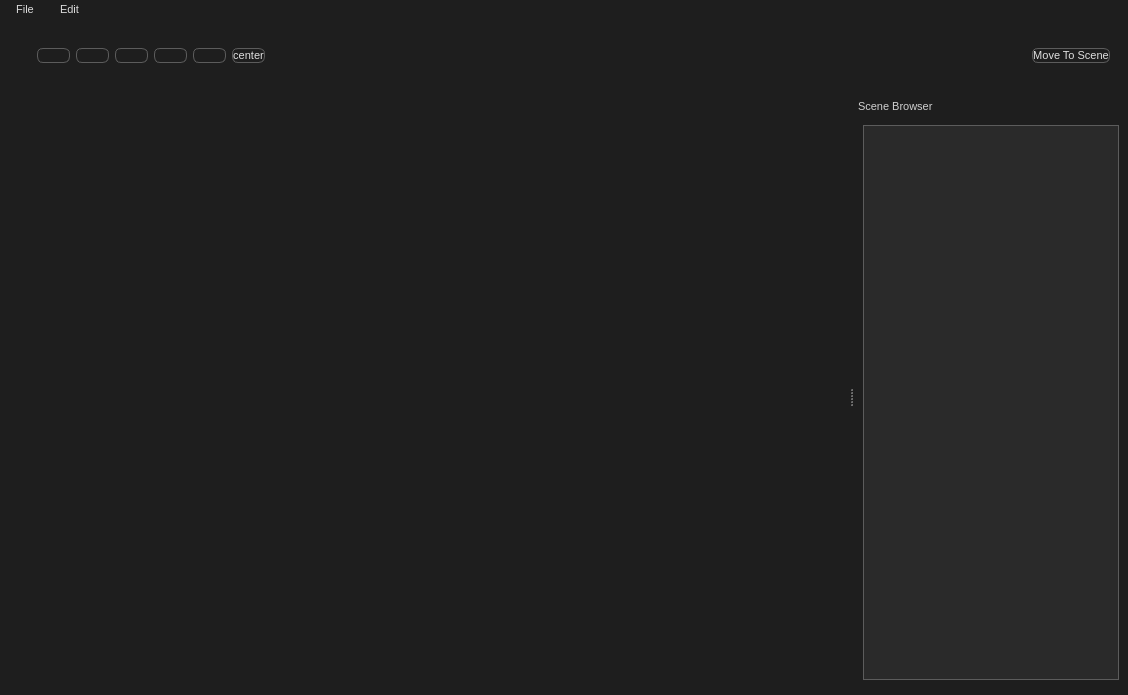
<?xml version="1.0" encoding="UTF-8"?>
<ui version="4.0">
 <class>MainWindow</class>
 <widget class="QMainWindow" name="MainWindow">
  <property name="geometry">
   <rect>
    <x>0</x>
    <y>0</y>
    <width>1128</width>
    <height>695</height>
   </rect>
  </property>
  <property name="windowTitle">
   <string>MainWindow</string>
  </property>
  <property name="autoFillBackground">
   <bool>false</bool>
  </property>
  <property name="styleSheet">
   <string notr="true">/* === Глобальный фон и текст === */
QWidget {
    background-color: #1e1e1e;
    color: #d0d0d0;
    font-family: &quot;Segoe UI&quot;, &quot;Roboto&quot;, &quot;San Francisco&quot;, sans-serif;
    font-size: 8pt;
}

/* === QMainWindow / QDialog / QFrame === */
QMainWindow, QDialog, QFrame {
    background-color: #1e1e1e;
    border: none;
}

/* === QLabel / QCheckBox / QRadioButton === */
QLabel, QCheckBox, QRadioButton {
    color: #d0d0d0;
}
QCheckBox:disabled, QRadioButton:disabled {
    color: #666;
}

/* === QPushButton, QToolButton, QCommandLinkButton === */
QPushButton, QToolButton, QCommandLinkButton {
    background: qlineargradient(x1:0, y1:0, x2:0, y2:1,
        stop:0 #3a3a3a, stop:1 #2d2d2d);
    border: 1px solid #5c5c5c;
    border-radius: 6px;
    color: #e0e0e0;
    font-weight: normal;
}
QPushButton:hover, QToolButton:hover {
    background: qlineargradient(x1:0, y1:0, x2:0, y2:1,
        stop:0 #4a4a4a, stop:1 #393939);
}
QPushButton:pressed, QToolButton:pressed {
    background: qlineargradient(x1:0, y1:0, x2:0, y2:1,
        stop:0 #2b547e, stop:1 #1c2a3a);
    border: 1px solid #2e74d0;
    color: #ffffff;
}
QPushButton:disabled, QToolButton:disabled {
    color: #777;
    background: #2b2b2b;
}

/* === QLineEdit, QTextEdit, QPlainTextEdit, SpinBoxes === */
QLineEdit, QTextEdit, QPlainTextEdit, QSpinBox, QDoubleSpinBox,
QTimeEdit, QDateEdit, QDateTimeEdit {
    background-color: #2b2b2b;
    color: #ffffff;
    border: 1px solid #5c5c5c;
    border-radius: 6px;
    padding: 4px;
}
QLineEdit:focus, QTextEdit:focus, QPlainTextEdit:focus {
    border: 1px solid #2e74d0;
}

/* === QComboBox === */
QComboBox {
    background-color: #2b2b2b;
    border: 1px solid #5c5c5c;
    padding: 4px;
    border-radius: 6px;
    color: #dcdcdc;
}
QComboBox QAbstractItemView {
    background-color: #252525;
    color: #dcdcdc;
    border: 1px solid #5c5c5c;
    selection-background-color: #2b547e;
}
QComboBox::drop-down {
    subcontrol-origin: padding;
    subcontrol-position: top right;
    width: 20px;
    border-left: 1px solid #5c5c5c;
    background-color: #3a3a3a;
}
QComboBox::down-arrow {
    image: url(/usr/share/icons/Adwaita/16x16/actions/go-down-symbolic.symbolic.png);
}

/* === QCheckBox === */
QCheckBox::indicator:unchecked {
    border: 1px solid #5c5c5c;
    background: #2a2a2a;
    border-radius: 3px;
    width: 14px; height: 14px;
}
QCheckBox::indicator:checked {
    background-color: qlineargradient(x1:0, y1:0, x2:0, y2:1,
        stop:0 #2e74d0, stop:1 #2b547e);
    image: url(/usr/share/icons/Adwaita/16x16/actions/object-select-symbolic.symbolic.png);
    border-radius: 3px;
    width: 14px; height: 14px;
}

/* === QRadioButton === */
QRadioButton::indicator {
    width: 14px; height: 14px;
    border-radius: 7px;
}
QRadioButton::indicator:unchecked {
    background: #2a2a2a;
    border: 1px solid #5c5c5c;
}
QRadioButton::indicator:checked {
    background-color: qradialgradient(cx:0.5, cy:0.5, radius:0.4,
        fx:0.5, fy:0.5, stop:0 #ffffff, stop:1 #2b547e);
    border: 1px solid #2e74d0;
}

/* === QScrollBar === */
QScrollBar:horizontal, QScrollBar:vertical {
    background: #1e1e1e;
    margin: 0px;
    border: none;
}
QScrollBar::handle {
    background: #444;
    border-radius: 4px;
    min-height: 20px;
}
QScrollBar::handle:hover {
    background: #2b547e;
}
QScrollBar::add-line, QScrollBar::sub-line {
    background: none;
    height: 0px;
    width: 0px;
}

/* === QSlider === */
QSlider::groove:horizontal, QSlider::groove:vertical {
    background: #444;
    border: 1px solid #5c5c5c;
    border-radius: 4px;
}
QSlider::handle:horizontal, QSlider::handle:vertical {
    background: #2e74d0;
    border-radius: 6px;
    border: 1px solid #5c5c5c;
    width: 12px;
    height: 12px;
}

/* === QProgressBar === */
QProgressBar {
    border: 1px solid #5c5c5c;
    border-radius: 6px;
    background: #2a2a2a;
    text-align: center;
    color: #ccc;
}
QProgressBar::chunk {
    background-color: qlineargradient(x1:0, y1:0, x2:0, y2:1,
        stop:0 #2e74d0, stop:1 #2b547e);
    border-radius: 6px;
}

/* === QTabBar === */
QTabBar::tab {
    background: qlineargradient(x1:0, y1:0, x2:0, y2:1,
        stop:0 #3a3a3a, stop:1 #2d2d2d);
    border: 1px solid #5c5c5c;
    padding: 6px 10px;
    border-top-left-radius: 4px;
    border-top-right-radius: 4px;
    margin-right: 2px;
    color: #dcdcdc;
}
QTabBar::tab:selected {
    background: #2b547e;
    border: 1px solid #2e74d0;
    color: white;
}

/* === QMenu === */
QMenu {
    background-color: #2a2a2a;
    color: #e0e0e0;
    border: 1px solid #5c5c5c;
}
QMenu::item {
    padding: 5px 20px;
}
QMenu::item:selected {
    background-color: #2b547e;
}

/* === QMenuBar === */
QMenuBar {
    background: #1e1e1e;
    color: #dcdcdc;
}
QMenuBar::item {
    padding: 4px 10px;
}
QMenuBar::item:selected {
    background-color: #2b547e;
}

/* === QTreeView / QTreeWidget === */
QTreeView, QTreeWidget {
    background-color: #2a2a2a;
    color: #dcdcdc;
    alternate-background-color: #2d2d2d;
    border: 1px solid #5c5c5c;
}
QTreeView::item:selected, QTreeWidget::item:selected {
    background-color: #2b547e;
    color: white;
}
QHeaderView::section {
    background-color: #3a3a3a;
    border: 1px solid #5c5c5c;
    padding: 4px;
    color: #dcdcdc;
}

/* === QStatusBar === */
QStatusBar {
    background-color: #1e1e1e;
    color: #8dc3ff;
    border-top: 1px solid #3a3a3a;
}
</string>
  </property>
  <property name="documentMode">
   <bool>false</bool>
  </property>
  <property name="tabShape">
   <enum>QTabWidget::TabShape::Triangular</enum>
  </property>
  <property name="dockNestingEnabled">
   <bool>false</bool>
  </property>
  <property name="dockOptions">
   <set>QMainWindow::DockOption::AllowTabbedDocks|QMainWindow::DockOption::AnimatedDocks</set>
  </property>
  <property name="unifiedTitleAndToolBarOnMac">
   <bool>false</bool>
  </property>
  <widget class="QWidget" name="centralwidget">
   <property name="palette">
    <palette>
     <active>
      <colorrole role="WindowText">
       <brush brushstyle="SolidPattern">
        <color alpha="255">
         <red>255</red>
         <green>255</green>
         <blue>255</blue>
        </color>
       </brush>
      </colorrole>
      <colorrole role="Button">
       <brush brushstyle="SolidPattern">
        <color alpha="255">
         <red>30</red>
         <green>30</green>
         <blue>30</blue>
        </color>
       </brush>
      </colorrole>
      <colorrole role="Light">
       <brush brushstyle="SolidPattern">
        <color alpha="255">
         <red>70</red>
         <green>70</green>
         <blue>70</blue>
        </color>
       </brush>
      </colorrole>
      <colorrole role="Midlight">
       <brush brushstyle="SolidPattern">
        <color alpha="255">
         <red>58</red>
         <green>58</green>
         <blue>58</blue>
        </color>
       </brush>
      </colorrole>
      <colorrole role="Dark">
       <brush brushstyle="SolidPattern">
        <color alpha="255">
         <red>23</red>
         <green>23</green>
         <blue>23</blue>
        </color>
       </brush>
      </colorrole>
      <colorrole role="Mid">
       <brush brushstyle="SolidPattern">
        <color alpha="255">
         <red>31</red>
         <green>31</green>
         <blue>31</blue>
        </color>
       </brush>
      </colorrole>
      <colorrole role="Text">
       <brush brushstyle="SolidPattern">
        <color alpha="255">
         <red>255</red>
         <green>255</green>
         <blue>255</blue>
        </color>
       </brush>
      </colorrole>
      <colorrole role="BrightText">
       <brush brushstyle="SolidPattern">
        <color alpha="255">
         <red>255</red>
         <green>255</green>
         <blue>255</blue>
        </color>
       </brush>
      </colorrole>
      <colorrole role="ButtonText">
       <brush brushstyle="SolidPattern">
        <color alpha="255">
         <red>255</red>
         <green>255</green>
         <blue>255</blue>
        </color>
       </brush>
      </colorrole>
      <colorrole role="Base">
       <brush brushstyle="SolidPattern">
        <color alpha="255">
         <red>30</red>
         <green>30</green>
         <blue>30</blue>
        </color>
       </brush>
      </colorrole>
      <colorrole role="Window">
       <brush brushstyle="SolidPattern">
        <color alpha="255">
         <red>30</red>
         <green>30</green>
         <blue>30</blue>
        </color>
       </brush>
      </colorrole>
      <colorrole role="Shadow">
       <brush brushstyle="SolidPattern">
        <color alpha="255">
         <red>0</red>
         <green>0</green>
         <blue>0</blue>
        </color>
       </brush>
      </colorrole>
      <colorrole role="AlternateBase">
       <brush brushstyle="SolidPattern">
        <color alpha="255">
         <red>23</red>
         <green>23</green>
         <blue>23</blue>
        </color>
       </brush>
      </colorrole>
      <colorrole role="ToolTipBase">
       <brush brushstyle="SolidPattern">
        <color alpha="255">
         <red>255</red>
         <green>255</green>
         <blue>220</blue>
        </color>
       </brush>
      </colorrole>
      <colorrole role="ToolTipText">
       <brush brushstyle="SolidPattern">
        <color alpha="255">
         <red>0</red>
         <green>0</green>
         <blue>0</blue>
        </color>
       </brush>
      </colorrole>
      <colorrole role="PlaceholderText">
       <brush brushstyle="SolidPattern">
        <color alpha="127">
         <red>255</red>
         <green>255</green>
         <blue>255</blue>
        </color>
       </brush>
      </colorrole>
     </active>
     <inactive>
      <colorrole role="WindowText">
       <brush brushstyle="SolidPattern">
        <color alpha="255">
         <red>255</red>
         <green>255</green>
         <blue>255</blue>
        </color>
       </brush>
      </colorrole>
      <colorrole role="Button">
       <brush brushstyle="SolidPattern">
        <color alpha="255">
         <red>30</red>
         <green>30</green>
         <blue>30</blue>
        </color>
       </brush>
      </colorrole>
      <colorrole role="Light">
       <brush brushstyle="SolidPattern">
        <color alpha="255">
         <red>70</red>
         <green>70</green>
         <blue>70</blue>
        </color>
       </brush>
      </colorrole>
      <colorrole role="Midlight">
       <brush brushstyle="SolidPattern">
        <color alpha="255">
         <red>58</red>
         <green>58</green>
         <blue>58</blue>
        </color>
       </brush>
      </colorrole>
      <colorrole role="Dark">
       <brush brushstyle="SolidPattern">
        <color alpha="255">
         <red>23</red>
         <green>23</green>
         <blue>23</blue>
        </color>
       </brush>
      </colorrole>
      <colorrole role="Mid">
       <brush brushstyle="SolidPattern">
        <color alpha="255">
         <red>31</red>
         <green>31</green>
         <blue>31</blue>
        </color>
       </brush>
      </colorrole>
      <colorrole role="Text">
       <brush brushstyle="SolidPattern">
        <color alpha="255">
         <red>255</red>
         <green>255</green>
         <blue>255</blue>
        </color>
       </brush>
      </colorrole>
      <colorrole role="BrightText">
       <brush brushstyle="SolidPattern">
        <color alpha="255">
         <red>255</red>
         <green>255</green>
         <blue>255</blue>
        </color>
       </brush>
      </colorrole>
      <colorrole role="ButtonText">
       <brush brushstyle="SolidPattern">
        <color alpha="255">
         <red>255</red>
         <green>255</green>
         <blue>255</blue>
        </color>
       </brush>
      </colorrole>
      <colorrole role="Base">
       <brush brushstyle="SolidPattern">
        <color alpha="255">
         <red>30</red>
         <green>30</green>
         <blue>30</blue>
        </color>
       </brush>
      </colorrole>
      <colorrole role="Window">
       <brush brushstyle="SolidPattern">
        <color alpha="255">
         <red>30</red>
         <green>30</green>
         <blue>30</blue>
        </color>
       </brush>
      </colorrole>
      <colorrole role="Shadow">
       <brush brushstyle="SolidPattern">
        <color alpha="255">
         <red>0</red>
         <green>0</green>
         <blue>0</blue>
        </color>
       </brush>
      </colorrole>
      <colorrole role="AlternateBase">
       <brush brushstyle="SolidPattern">
        <color alpha="255">
         <red>23</red>
         <green>23</green>
         <blue>23</blue>
        </color>
       </brush>
      </colorrole>
      <colorrole role="ToolTipBase">
       <brush brushstyle="SolidPattern">
        <color alpha="255">
         <red>255</red>
         <green>255</green>
         <blue>220</blue>
        </color>
       </brush>
      </colorrole>
      <colorrole role="ToolTipText">
       <brush brushstyle="SolidPattern">
        <color alpha="255">
         <red>0</red>
         <green>0</green>
         <blue>0</blue>
        </color>
       </brush>
      </colorrole>
      <colorrole role="PlaceholderText">
       <brush brushstyle="SolidPattern">
        <color alpha="127">
         <red>255</red>
         <green>255</green>
         <blue>255</blue>
        </color>
       </brush>
      </colorrole>
     </inactive>
     <disabled>
      <colorrole role="WindowText">
       <brush brushstyle="SolidPattern">
        <color alpha="255">
         <red>23</red>
         <green>23</green>
         <blue>23</blue>
        </color>
       </brush>
      </colorrole>
      <colorrole role="Button">
       <brush brushstyle="SolidPattern">
        <color alpha="255">
         <red>30</red>
         <green>30</green>
         <blue>30</blue>
        </color>
       </brush>
      </colorrole>
      <colorrole role="Light">
       <brush brushstyle="SolidPattern">
        <color alpha="255">
         <red>70</red>
         <green>70</green>
         <blue>70</blue>
        </color>
       </brush>
      </colorrole>
      <colorrole role="Midlight">
       <brush brushstyle="SolidPattern">
        <color alpha="255">
         <red>58</red>
         <green>58</green>
         <blue>58</blue>
        </color>
       </brush>
      </colorrole>
      <colorrole role="Dark">
       <brush brushstyle="SolidPattern">
        <color alpha="255">
         <red>23</red>
         <green>23</green>
         <blue>23</blue>
        </color>
       </brush>
      </colorrole>
      <colorrole role="Mid">
       <brush brushstyle="SolidPattern">
        <color alpha="255">
         <red>31</red>
         <green>31</green>
         <blue>31</blue>
        </color>
       </brush>
      </colorrole>
      <colorrole role="Text">
       <brush brushstyle="SolidPattern">
        <color alpha="255">
         <red>23</red>
         <green>23</green>
         <blue>23</blue>
        </color>
       </brush>
      </colorrole>
      <colorrole role="BrightText">
       <brush brushstyle="SolidPattern">
        <color alpha="255">
         <red>255</red>
         <green>255</green>
         <blue>255</blue>
        </color>
       </brush>
      </colorrole>
      <colorrole role="ButtonText">
       <brush brushstyle="SolidPattern">
        <color alpha="255">
         <red>23</red>
         <green>23</green>
         <blue>23</blue>
        </color>
       </brush>
      </colorrole>
      <colorrole role="Base">
       <brush brushstyle="SolidPattern">
        <color alpha="255">
         <red>30</red>
         <green>30</green>
         <blue>30</blue>
        </color>
       </brush>
      </colorrole>
      <colorrole role="Window">
       <brush brushstyle="SolidPattern">
        <color alpha="255">
         <red>30</red>
         <green>30</green>
         <blue>30</blue>
        </color>
       </brush>
      </colorrole>
      <colorrole role="Shadow">
       <brush brushstyle="SolidPattern">
        <color alpha="255">
         <red>0</red>
         <green>0</green>
         <blue>0</blue>
        </color>
       </brush>
      </colorrole>
      <colorrole role="AlternateBase">
       <brush brushstyle="SolidPattern">
        <color alpha="255">
         <red>47</red>
         <green>47</green>
         <blue>47</blue>
        </color>
       </brush>
      </colorrole>
      <colorrole role="ToolTipBase">
       <brush brushstyle="SolidPattern">
        <color alpha="255">
         <red>255</red>
         <green>255</green>
         <blue>220</blue>
        </color>
       </brush>
      </colorrole>
      <colorrole role="ToolTipText">
       <brush brushstyle="SolidPattern">
        <color alpha="255">
         <red>0</red>
         <green>0</green>
         <blue>0</blue>
        </color>
       </brush>
      </colorrole>
      <colorrole role="PlaceholderText">
       <brush brushstyle="SolidPattern">
        <color alpha="127">
         <red>23</red>
         <green>23</green>
         <blue>23</blue>
        </color>
       </brush>
      </colorrole>
     </disabled>
    </palette>
   </property>
   <layout class="QVBoxLayout" name="verticalLayout_2">
    <item>
     <widget class="QFrame" name="MainFrame">
      <property name="frameShape">
       <enum>QFrame::Shape::StyledPanel</enum>
      </property>
      <property name="frameShadow">
       <enum>QFrame::Shadow::Raised</enum>
      </property>
     </widget>
    </item>
   </layout>
  </widget>
  <widget class="QMenuBar" name="menuBar">
   <property name="geometry">
    <rect>
     <x>0</x>
     <y>0</y>
     <width>1128</width>
     <height>23</height>
    </rect>
   </property>
   <widget class="QMenu" name="menuFile">
    <property name="title">
     <string>File</string>
    </property>
    <widget class="QMenu" name="menuRecent_Projects">
     <property name="title">
      <string>Recent Projects</string>
     </property>
     <property name="toolTipsVisible">
      <bool>false</bool>
     </property>
    </widget>
    <addaction name="actionNEW"/>
    <addaction name="menuRecent_Projects"/>
    <addaction name="actionOpen"/>
    <addaction name="actionSave"/>
    <addaction name="actionSave_As"/>
    <addaction name="separator"/>
    <addaction name="actionLoad"/>
   </widget>
   <widget class="QMenu" name="menuEdit">
    <property name="title">
     <string>Edit</string>
    </property>
    <addaction name="actionUndo"/>
    <addaction name="actionRedo"/>
    <addaction name="separator"/>
    <addaction name="actionPreferences"/>
   </widget>
   <addaction name="menuFile"/>
   <addaction name="menuEdit"/>
  </widget>
  <widget class="QDockWidget" name="dockWidget_4">
   <property name="minimumSize">
    <size>
     <width>967</width>
     <height>70</height>
    </size>
   </property>
   <property name="maximumSize">
    <size>
     <width>524287</width>
     <height>70</height>
    </size>
   </property>
   <property name="floating">
    <bool>false</bool>
   </property>
   <property name="features">
    <set>QDockWidget::DockWidgetFeature::DockWidgetMovable|QDockWidget::DockWidgetFeature::DockWidgetVerticalTitleBar</set>
   </property>
   <property name="allowedAreas">
    <set>Qt::DockWidgetArea::BottomDockWidgetArea|Qt::DockWidgetArea::TopDockWidgetArea</set>
   </property>
   <property name="windowTitle">
    <string/>
   </property>
   <attribute name="dockWidgetArea">
    <number>4</number>
   </attribute>
   <widget class="QWidget" name="dockWidgetContents_4">
    <layout class="QHBoxLayout" name="horizontalLayout_2">
     <item>
      <widget class="QFrame" name="frame_3">
       <property name="frameShape">
        <enum>QFrame::Shape::StyledPanel</enum>
       </property>
       <property name="frameShadow">
        <enum>QFrame::Shadow::Raised</enum>
       </property>
       <layout class="QHBoxLayout" name="horizontalLayout_3">
        <item>
         <widget class="QPushButton" name="btnAddLoc">
          <property name="toolTip">
           <string>CreateMove Marker</string>
          </property>
          <property name="text">
           <string/>
          </property>
          <property name="icon">
           <iconset resource="resources.qrc">
            <normaloff>:/icons/icons/Icon01.png</normaloff>:/icons/icons/Icon01.png</iconset>
          </property>
          <property name="iconSize">
           <size>
            <width>32</width>
            <height>32</height>
           </size>
          </property>
          <property name="flat">
           <bool>true</bool>
          </property>
         </widget>
        </item>
        <item>
         <widget class="QPushButton" name="btnCalibrate">
          <property name="toolTip">
           <string>Calibrate</string>
          </property>
          <property name="toolTipDuration">
           <number>-1</number>
          </property>
          <property name="text">
           <string/>
          </property>
          <property name="icon">
           <iconset resource="resources.qrc">
            <normaloff>:/icons/icons/Icon02.png</normaloff>:/icons/icons/Icon02.png</iconset>
          </property>
          <property name="iconSize">
           <size>
            <width>32</width>
            <height>32</height>
           </size>
          </property>
          <property name="flat">
           <bool>true</bool>
          </property>
         </widget>
        </item>
        <item>
         <widget class="QPushButton" name="btnDFWS">
          <property name="toolTip">
           <string>Define Worldspace</string>
          </property>
          <property name="toolTipDuration">
           <number>-1</number>
          </property>
          <property name="text">
           <string/>
          </property>
          <property name="icon">
           <iconset resource="resources.qrc">
            <normaloff>:/icons/icons/Icon03.png</normaloff>:/icons/icons/Icon03.png</iconset>
          </property>
          <property name="iconSize">
           <size>
            <width>32</width>
            <height>32</height>
           </size>
          </property>
          <property name="flat">
           <bool>true</bool>
          </property>
         </widget>
        </item>
        <item>
         <widget class="QPushButton" name="btnDFMM">
          <property name="toolTip">
           <string>Define Reference Distance</string>
          </property>
          <property name="text">
           <string/>
          </property>
          <property name="icon">
           <iconset resource="resources.qrc">
            <normaloff>:/icons/icons/Icon04.png</normaloff>:/icons/icons/Icon04.png</iconset>
          </property>
          <property name="iconSize">
           <size>
            <width>32</width>
            <height>32</height>
           </size>
          </property>
          <property name="flat">
           <bool>true</bool>
          </property>
         </widget>
        </item>
        <item>
         <widget class="QPushButton" name="btnLocMod">
          <property name="toolTip">
           <string>Add Modeling Locator</string>
          </property>
          <property name="text">
           <string/>
          </property>
          <property name="icon">
           <iconset resource="resources.qrc">
            <normaloff>:/icons/icons/Icon05.png</normaloff>:/icons/icons/Icon05.png</iconset>
          </property>
          <property name="iconSize">
           <size>
            <width>32</width>
            <height>32</height>
           </size>
          </property>
          <property name="flat">
           <bool>true</bool>
          </property>
         </widget>
        </item>
        <item>
         <widget class="QPushButton" name="btnSetCenter">
          <property name="toolTip">
           <string>Add Modeling Locator</string>
          </property>
          <property name="text">
           <string>center</string>
          </property>
          <property name="iconSize">
           <size>
            <width>32</width>
            <height>32</height>
           </size>
          </property>
          <property name="flat">
           <bool>true</bool>
          </property>
         </widget>
        </item>
        <item>
         <spacer name="horizontalSpacer">
          <property name="orientation">
           <enum>Qt::Orientation::Horizontal</enum>
          </property>
          <property name="sizeHint" stdset="0">
           <size>
            <width>737</width>
            <height>29</height>
           </size>
          </property>
         </spacer>
        </item>
        <item>
         <widget class="QPushButton" name="btnMoveToScene">
          <property name="text">
           <string>Move To Scene</string>
          </property>
         </widget>
        </item>
       </layout>
      </widget>
     </item>
    </layout>
   </widget>
  </widget>
  <widget class="QDockWidget" name="dockWidget_6">
   <property name="minimumSize">
    <size>
     <width>204</width>
     <height>122</height>
    </size>
   </property>
   <property name="floating">
    <bool>false</bool>
   </property>
   <property name="features">
    <set>QDockWidget::DockWidgetFeature::NoDockWidgetFeatures</set>
   </property>
   <property name="allowedAreas">
    <set>Qt::DockWidgetArea::LeftDockWidgetArea|Qt::DockWidgetArea::RightDockWidgetArea</set>
   </property>
   <property name="windowTitle">
    <string>Scene Browser</string>
   </property>
   <attribute name="dockWidgetArea">
    <number>2</number>
   </attribute>
   <widget class="QWidget" name="dockWidgetContents_6">
    <layout class="QVBoxLayout" name="verticalLayout">
     <item>
      <widget class="QTreeWidget" name="MainTree">
       <property name="showDropIndicator" stdset="0">
        <bool>true</bool>
       </property>
       <property name="sortingEnabled">
        <bool>false</bool>
       </property>
       <property name="animated">
        <bool>false</bool>
       </property>
       <attribute name="headerVisible">
        <bool>false</bool>
       </attribute>
       <attribute name="headerHighlightSections">
        <bool>true</bool>
       </attribute>
       <attribute name="headerStretchLastSection">
        <bool>true</bool>
       </attribute>
       <column>
        <property name="text">
         <string notr="true"/>
        </property>
       </column>
      </widget>
     </item>
     <item>
      <widget class="QFrame" name="FrameDetails">
       <property name="frameShape">
        <enum>QFrame::Shape::StyledPanel</enum>
       </property>
       <property name="frameShadow">
        <enum>QFrame::Shadow::Raised</enum>
       </property>
      </widget>
     </item>
    </layout>
   </widget>
  </widget>
  <action name="actionNEW">
   <property name="text">
    <string>New</string>
   </property>
  </action>
  <action name="actionOpen">
   <property name="text">
    <string>Open...</string>
   </property>
  </action>
  <action name="actionSave">
   <property name="text">
    <string>Save</string>
   </property>
  </action>
  <action name="actionSave_As">
   <property name="text">
    <string>Save As..</string>
   </property>
  </action>
  <action name="actionLoad">
   <property name="text">
    <string>Load Images...</string>
   </property>
  </action>
  <action name="actionPreferences">
   <property name="text">
    <string>Preferences</string>
   </property>
  </action>
  <action name="actionUndo">
   <property name="text">
    <string>Undo</string>
   </property>
  </action>
  <action name="actionRedo">
   <property name="text">
    <string>Redo</string>
   </property>
  </action>
 </widget>
 <resources>
  <include location="resources.qrc"/>
 </resources>
 <connections/>
</ui>
